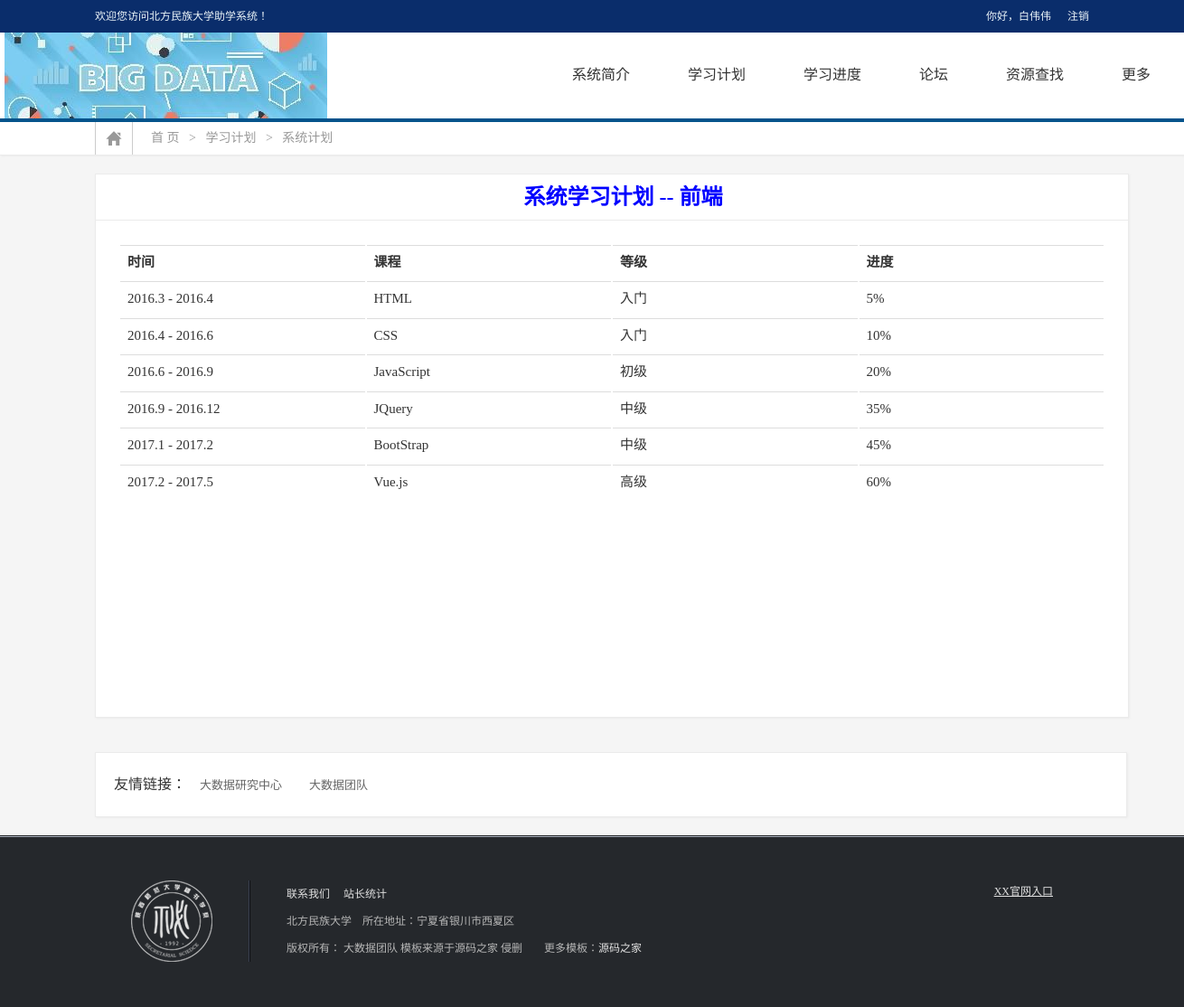
/plan (signed in), run on an earlier commit of the app's database.
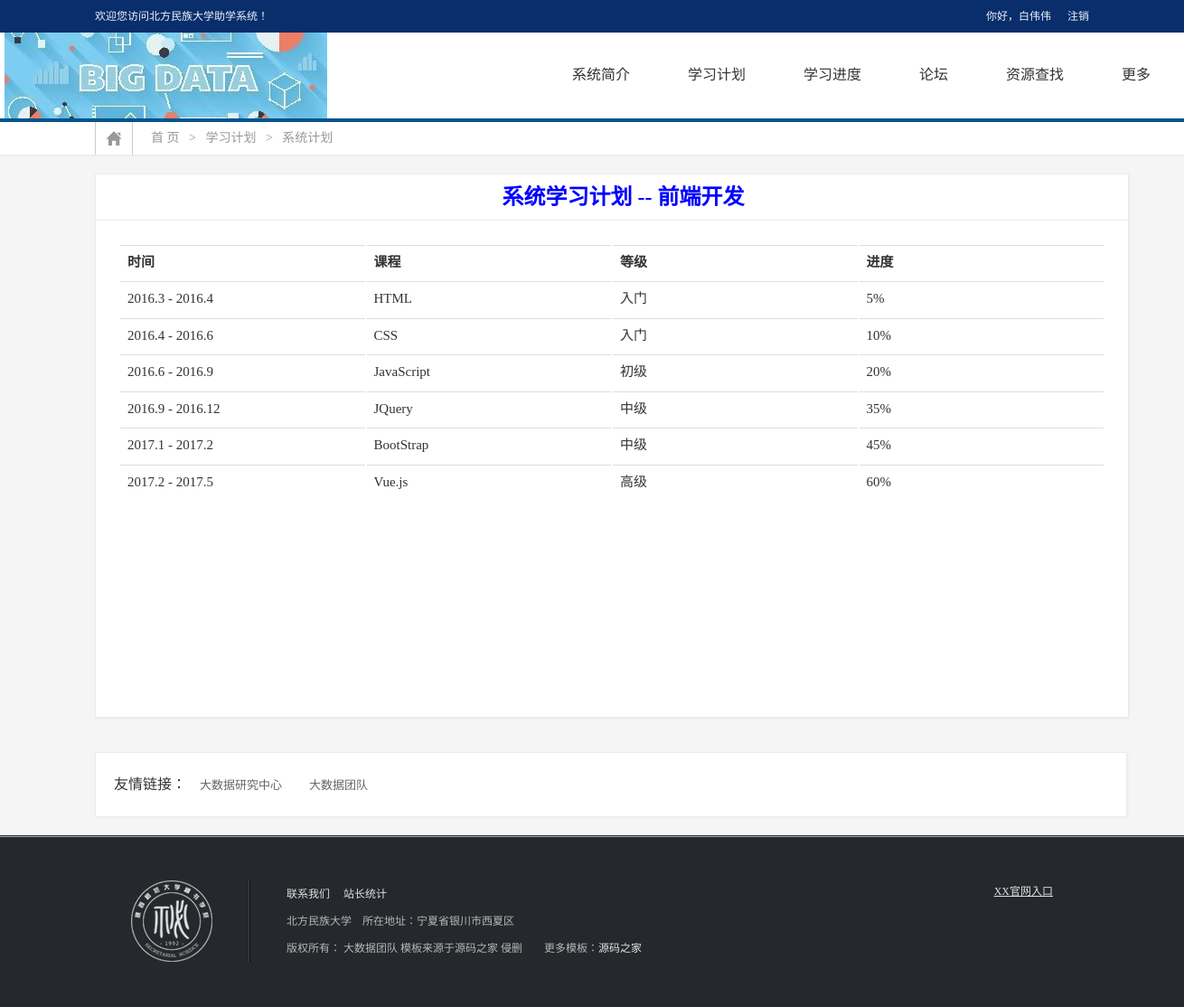
And on a later commit of the database.
### app/models/user.py (models this page shows, shortened)
class User(UserMixin, db.Model):
    __tablename__ = 'user'
    id = db.Column(db.Integer, primary_key=True)
    username = db.Column(db.String(64), unique=True, index=True)
    number = db.Column(db.String(8), unique=True)
    password = db.Column(db.String(64))
    directionId = db.Column(db.Integer, db.ForeignKey('direction.id'))

### app/models/direction.py (models this page shows, shortened)
class Direction(db.Model):
    __tablename__ = 'direction'
    id = db.Column(db.Integer, primary_key=True, autoincrement=True)
    name = db.Column(db.String(64), unique=True, index=True, nullable=False)
    content = db.Column(db.Text, nullable=False)
    users = db.relationship('User', backref='direction', lazy='dynamic')
    courses = db.relationship('Course', backref='direction', lazy='dynamic')

### app/routes/project.py (the view)
@main.route('/plan', methods=['GET'])
def make_plan():
    return render_template('make_plan.html')

### app/models/user.py (called while the page is built)
@login_manager.user_loader
def load_user(user_id):
    return User.query.get(int(user_id))

### app/templates/make_plan.html (shortened to what this page needs)
{% extends "base.html" %}
{% block body %}
    <div class="i_content">
        <div class="adr_wrap">
            <div class="adr">
                <span class="adr_link"><a href={{ url_for(".index") }}>首   页</a>&nbsp;&nbsp;&nbsp;>&nbsp;&nbsp;&nbsp;学习计划&nbsp;&nbsp;&nbsp;>&nbsp;&nbsp;&nbsp;系统计划</span>
            </div>
        </div>
        <div class="c_area">
            <div class="right_content">
                <div class="con_title">
                    系统学习计划
                    {% if current_user.is_authenticated %}
                        {% if current_user.direction %}
                            {{ " -- " + current_user.direction.name }}
                        {% endif %}
                    {% endif %}
                </div>
                <div class="con_box">
                    <table class="table table-hover">
                        <tr>
                            <td class="table-head" width="25%">时间</td>
                            <td class="table-head" width="25%">课程</td>
                            <td class="table-head" width="25%">等级</td>
                            <td class="table-head" width="25%">进度</td>
                        </tr>
                        <tr>
                            <td>2016.3  -  2016.4</td>
                            <td>HTML</td>
                            <td>入门</td>
                            <td>5%</td>
                        </tr>
                        <tr>
                            <td>2016.4  -  2016.6</td>
                            <td>CSS</td>
                            <td>入门</td>
                            <td>10%</td>
                        </tr>
                        <tr>
                            <td>2016.6  -  2016.9</td>
                            <td>JavaScript</td>
                            <td>初级</td>
                            <td>20%</td>
                        </tr>
                        <tr>
                            <td>2016.9  -  2016.12</td>
                            <td>JQuery</td>
                            <td>中级</td>
                            <td>35%</td>
                        </tr>
                        <tr>
                            <td>2017.1  -  2017.2</td>
                            <td>BootStrap</td>
                            <td>中级</td>
                            <td>45%</td>
                        </tr>
                        <tr>
                            <td>2017.2  -  2017.5</td>
                            <td>Vue.js</td>
                            <td>高级</td>
                            <td>60%</td>
                        </tr>
                    </table>
                </div>
            </div>
            <div class="friend_link">
                <b>友情链接：</b><a href="" target="_blank">大数据研究中心</a><a href="" target="_blank">大数据团队</a>
            </div>
        </div>
    </div>
{% endblock %}

### app/templates/base.html (shortened to what this page needs)
<!DOCTYPE html>
<html>
	<head>
		<link rel="stylesheet" type="text/css" href={{ url_for('static', filename="css/style.css") }}/>
	</head>
	<body>
		<div class="top_wrap">
			<div class="top">
				<span class="welcome">欢迎您访问北方民族大学助学系统！</span>
				<div class="corner">
                    {% if current_user.is_authenticated %}
                        <a>你好，{{ current_user.username }}</a>
                        <span>&emsp;</span>
                        <a href="{{ url_for('auth.logout') }}">注销</a>
                    {% else %}
                        <a href="{{ url_for('auth.login') }}">登录</a>
                        <span>&emsp;</span>
                        <a href="{{ url_for('auth.register') }}">注册</a>
                    {% endif %}
				</div>
			</div>
		</div>
		<div class="header_wrap">
			<div class="header">
				<a href="index.html"><img src={{ url_for('static', filename="images/navbar2.jpg") }} /></a>
				<div class="nav_list">
					<ul id="nav" class="nav clearfix">
						<li class="nLi">
							<h3><a href={{ url_for(".about") }}>系统简介</a></h3>
						</li>
                        {% if current_user.is_authenticated %}
						<li class="nLi">
							<h3><a>学习计划</a></h3>
						</li>
						<li class="nLi">
							<h3><a>学习进度</a></h3>
						</li>
                        {% endif %}
						<li class="nLi">
							<h3><a>论坛</a></h3>
						</li>
						<li class="nLi">
							<h3><a>资源查找</a></h3>
						</li>
                        <li class="nLi">
							<h3><a>更多</a></h3>
						</li>
					</ul>
				</div>
			</div>
		</div>
        {% block body %}
        {% endblock %}
		<div class="footer_wrap">
			<div class="line"></div>
			<div class="footer">
				<div class="f_left">
					<img src={{ url_for('static', filename="images/f_logo.png") }} class="f_logo" />
					<div class="contact">
						<p><a href="contact.html">联系我们</a><a href="javascrip:void(0);">站长统计</a></p>
						<p>北方民族大学&nbsp;&nbsp;&nbsp;&nbsp;所在地址：宁夏省银川市西夏区</p>
						<p>版权所有：  大数据团队 模板来源于源码之家 侵删&nbsp;&nbsp;&nbsp;&nbsp&nbsp;&nbsp;&nbsp;&nbsp;更多模板：<a href="http://www.mycodes.net/" target="_blank">源码之家</a></p>
					</div>
				</div>
				<div class="f_right">
					<p><a href="" style="text-decoration: underline;">XX官网入口</a></p>
				</div>
			</div>
		</div>
    </body>
</html>

### app/static/css/style.css (style rules this page uses)
* { margin: 0; padding: 0; }
html,body { width: 100%; font-family: "微软雅黑"; font-size: 12px; color: #333; line-height: 2em; background: #f5f5f5; }
a { text-decoration: none; }
ul,li { list-style-type: none; }
.top_wrap { width: 100%; height: 36px; line-height: 36px; background: #0a2d6b; color: #ecf5f9; }
.top, .footer { width: 1100px; margin: 0 auto; }
.header { width: 1300px; margin: 0 auto; }
.top .welcome { float: left; }
.top .corner { float: right; }
.top .corner a { color: #ecf5f9; }
.header_wrap { background: #fff; height: 95px; font-size: 16px; }
.header .nav_list { float: right; }
.clearfix:after { content: "."; display: block; height: 0; clear: both; visibility: hidden; }
.nav { position: relative; z-index: 1; }
.nav .nLi { float: left; position: relative; display: inline; }
.nav .nLi h3 a { display: block; line-height: 93px; padding: 0 32px; font-size: 16px; font-weight: 500; color: #333; }
.friend_link { width: 1100px; height: 70px; padding: 0 20px; line-height: 70px; margin-top: 38px; background: #fff; border: 1px solid #ebebeb; box-shadow: 1px 1px 2px #ebebeb; }
.friend_link b { font-size: 16px; font-weight: normal; }
.friend_link a { color: #656565; font-size: 13px; margin: 0 15px; }
.footer_wrap { width: 100%; height: 140px; padding-top: 50px; background: #25282c; position: relative; color: #b6b6b6; }
.footer_wrap .line { height: 1px; width: 100%; background: #a8aeb9; position: absolute; top: 1px; }
.footer_wrap a { color: #e1e1e1; }
.footer .f_left, .footer .f_left .f_logo, .footer .f_left .contact { float: left; }
.footer .f_left { margin-left: 40px; }
.footer .f_right { float: right; margin-right: 40px; }
.footer .f_left .f_logo { padding-right: 40px; border-right: solid 1px #3a4151; }
.footer .f_left .contact { border-left: solid 1px #0d0f13; padding-left: 40px; line-height: 30px; }
.footer .f_left .contact a { margin-right: 15px; }
.i_content { width: 100%; }
.adr_wrap { width: 100%; height: 36px; line-height: 36px; border-top: solid 4px #04538b; background: #fff; color: #999; font-size: 14px; border-bottom: 1px solid #ebebeb; box-shadow: 1px 1px 2px #ebebeb; }
.adr_wrap .adr { width: 1100px; margin: 0 auto; }
.adr_wrap .adr .adr_link { height: 36px; display: inline-block; padding-left: 40px; background: url(/static/images/adr.png) 10px 8px no-repeat; border-left: solid 1px #ccc; }
.adr_wrap .adr .adr_link a { border-left: solid 1px #ccc; display: inline-block; padding-left: 20px; height: 36px; color: #999 ; }
.c_area { width: 1100px; margin: 20px auto; }
.right_content { float: left; width: 858px; min-height: 600px; background: #fff; border: 1px solid #ebebeb; box-shadow: 1px 1px 2px #ebebeb; }
.con_title { height: 50px; line-height: 50px; padding-left: 25px; font-size: 15px; border-bottom: solid 1px #ebebeb; }
.con_box { padding: 25px; }

### app/templates/make_plan.html (style rules this page uses)
table { background-color:transparent }
.table { width:100%;max-width:100%;margin-bottom:20px }
.table>tbody>tr>td,.table>tbody>tr>th,.table>tfoot>tr>td,.table>tfoot>tr>th,.table>thead>tr>td,.table>thead>tr>th { padding:8px;line-height:1.42857143;vertical-align:top;border-top:1px solid #ddd }
.right_content { width: 1142px; }
.con_title { text-align: center; color: blue; font-size: 24px; font-weight: bold; }
.table { font-size: 15px; }
.table-head { font-weight: bold; }

What changed in the data, as far as the page shows it:
changed Direction: name "-- 前端" → "-- 前端开发"
